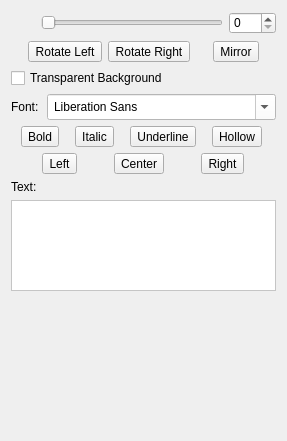
<?xml version="1.0" encoding="UTF-8"?>
<ui version="4.0">
 <class>JISideBarWidget</class>
 <widget class="QWidget" name="JISideBarWidget">
  <property name="geometry">
   <rect>
    <x>0</x>
    <y>0</y>
    <width>287</width>
    <height>441</height>
   </rect>
  </property>
  <property name="windowTitle">
   <string>Form</string>
  </property>
  <property name="styleSheet">
   <string notr="true">QLabel, QCheckBox {
color: black;
}

QComboBox, QPlainTextEdit {
color: black;
background-color: white;
padding: 4px;
}

QAbstractItemView {
color: black;
background-color: white;
}</string>
  </property>
  <layout class="QVBoxLayout" name="verticalLayout">
   <item>
    <layout class="QHBoxLayout" name="horizontalLayout_3">
     <property name="topMargin">
      <number>0</number>
     </property>
     <item>
      <widget class="QLabel" name="lbl_rotation">
       <property name="minimumSize">
        <size>
         <width>24</width>
         <height>24</height>
        </size>
       </property>
       <property name="maximumSize">
        <size>
         <width>24</width>
         <height>24</height>
        </size>
       </property>
       <property name="text">
        <string/>
       </property>
       <property name="pixmap">
        <pixmap resource="../rsrc/images.qrc">:/rotate-icon.png</pixmap>
       </property>
       <property name="scaledContents">
        <bool>true</bool>
       </property>
      </widget>
     </item>
     <item>
      <widget class="QSlider" name="sl_rotation">
       <property name="sizePolicy">
        <sizepolicy hsizetype="Expanding" vsizetype="Fixed">
         <horstretch>0</horstretch>
         <verstretch>0</verstretch>
        </sizepolicy>
       </property>
       <property name="maximum">
        <number>359</number>
       </property>
       <property name="orientation">
        <enum>Qt::Horizontal</enum>
       </property>
      </widget>
     </item>
     <item>
      <widget class="QSpinBox" name="sb_rotation">
       <property name="maximum">
        <number>359</number>
       </property>
      </widget>
     </item>
    </layout>
   </item>
   <item>
    <layout class="QHBoxLayout" name="horizontalLayout">
     <property name="topMargin">
      <number>0</number>
     </property>
     <item>
      <spacer name="horizontalSpacer">
       <property name="orientation">
        <enum>Qt::Horizontal</enum>
       </property>
       <property name="sizeHint" stdset="0">
        <size>
         <width>40</width>
         <height>20</height>
        </size>
       </property>
      </spacer>
     </item>
     <item>
      <widget class="QToolButton" name="btn_rotateLeft">
       <property name="text">
        <string>Rotate Left</string>
       </property>
       <property name="icon">
        <iconset resource="../rsrc/images.qrc">
         <normaloff>:/rotate-left-icon.png</normaloff>:/rotate-left-icon.png</iconset>
       </property>
       <property name="checkable">
        <bool>true</bool>
       </property>
      </widget>
     </item>
     <item>
      <widget class="QToolButton" name="btn_rotateRight">
       <property name="text">
        <string>Rotate Right</string>
       </property>
       <property name="icon">
        <iconset resource="../rsrc/images.qrc">
         <normaloff>:/rotate-right-icon.png</normaloff>:/rotate-right-icon.png</iconset>
       </property>
       <property name="checkable">
        <bool>true</bool>
       </property>
      </widget>
     </item>
     <item>
      <spacer name="horizontalSpacer_3">
       <property name="orientation">
        <enum>Qt::Horizontal</enum>
       </property>
       <property name="sizeHint" stdset="0">
        <size>
         <width>40</width>
         <height>20</height>
        </size>
       </property>
      </spacer>
     </item>
     <item>
      <widget class="QToolButton" name="btn_mirror">
       <property name="text">
        <string>Mirror</string>
       </property>
       <property name="icon">
        <iconset resource="../rsrc/images.qrc">
         <normaloff>:/flip-icon.png</normaloff>:/flip-icon.png</iconset>
       </property>
       <property name="checkable">
        <bool>false</bool>
       </property>
      </widget>
     </item>
     <item>
      <spacer name="horizontalSpacer_2">
       <property name="orientation">
        <enum>Qt::Horizontal</enum>
       </property>
       <property name="sizeHint" stdset="0">
        <size>
         <width>40</width>
         <height>20</height>
        </size>
       </property>
      </spacer>
     </item>
    </layout>
   </item>
   <item>
    <widget class="QCheckBox" name="chb_transparent">
     <property name="text">
      <string>Transparent Background</string>
     </property>
    </widget>
   </item>
   <item>
    <layout class="QHBoxLayout" name="horizontalLayout_5">
     <property name="topMargin">
      <number>0</number>
     </property>
     <item>
      <widget class="QLabel" name="lbl_font">
       <property name="text">
        <string>Font:</string>
       </property>
      </widget>
     </item>
     <item>
      <widget class="QFontComboBox" name="fcb_font">
       <property name="styleSheet">
        <string notr="true"/>
       </property>
      </widget>
     </item>
    </layout>
   </item>
   <item>
    <layout class="QHBoxLayout" name="horizontalLayout_4">
     <property name="topMargin">
      <number>0</number>
     </property>
     <item>
      <widget class="QToolButton" name="btn_bold">
       <property name="text">
        <string>Bold</string>
       </property>
       <property name="icon">
        <iconset resource="../rsrc/images.qrc">
         <normaloff>:/bold-icon.png</normaloff>:/bold-icon.png</iconset>
       </property>
       <property name="checkable">
        <bool>true</bool>
       </property>
      </widget>
     </item>
     <item>
      <widget class="QToolButton" name="btn_italic">
       <property name="text">
        <string>Italic</string>
       </property>
       <property name="icon">
        <iconset resource="../rsrc/images.qrc">
         <normaloff>:/italic-icon.png</normaloff>:/italic-icon.png</iconset>
       </property>
       <property name="checkable">
        <bool>true</bool>
       </property>
      </widget>
     </item>
     <item>
      <widget class="QToolButton" name="btn_underline">
       <property name="text">
        <string>Underline</string>
       </property>
       <property name="icon">
        <iconset resource="../rsrc/images.qrc">
         <normaloff>:/underline-icon.png</normaloff>:/underline-icon.png</iconset>
       </property>
       <property name="checkable">
        <bool>true</bool>
       </property>
      </widget>
     </item>
     <item>
      <widget class="QToolButton" name="btn_hollow">
       <property name="text">
        <string>Hollow</string>
       </property>
       <property name="icon">
        <iconset resource="../rsrc/images.qrc">
         <normaloff>:/hollow-icon.png</normaloff>:/hollow-icon.png</iconset>
       </property>
       <property name="checkable">
        <bool>true</bool>
       </property>
      </widget>
     </item>
    </layout>
   </item>
   <item>
    <layout class="QHBoxLayout" name="horizontalLayout_6">
     <property name="topMargin">
      <number>0</number>
     </property>
     <item>
      <widget class="QToolButton" name="btn_left">
       <property name="text">
        <string>Left</string>
       </property>
       <property name="icon">
        <iconset resource="../rsrc/images.qrc">
         <normaloff>:/align-left-icon.png</normaloff>:/align-left-icon.png</iconset>
       </property>
       <property name="checkable">
        <bool>true</bool>
       </property>
      </widget>
     </item>
     <item>
      <widget class="QToolButton" name="btn_center">
       <property name="text">
        <string>Center</string>
       </property>
       <property name="icon">
        <iconset resource="../rsrc/images.qrc">
         <normaloff>:/align-center-icon.png</normaloff>:/align-center-icon.png</iconset>
       </property>
       <property name="checkable">
        <bool>true</bool>
       </property>
      </widget>
     </item>
     <item>
      <widget class="QToolButton" name="btn_right">
       <property name="text">
        <string>Right</string>
       </property>
       <property name="icon">
        <iconset resource="../rsrc/images.qrc">
         <normaloff>:/align-right-icon.png</normaloff>:/align-right-icon.png</iconset>
       </property>
       <property name="checkable">
        <bool>true</bool>
       </property>
      </widget>
     </item>
    </layout>
   </item>
   <item>
    <widget class="QLabel" name="lbl_text">
     <property name="text">
      <string>Text:</string>
     </property>
    </widget>
   </item>
   <item>
    <widget class="QPlainTextEdit" name="pt_text">
     <property name="sizePolicy">
      <sizepolicy hsizetype="Preferred" vsizetype="Expanding">
       <horstretch>0</horstretch>
       <verstretch>0</verstretch>
      </sizepolicy>
     </property>
     <property name="styleSheet">
      <string notr="true"/>
     </property>
    </widget>
   </item>
   <item>
    <spacer name="verticalSpacer">
     <property name="orientation">
      <enum>Qt::Vertical</enum>
     </property>
     <property name="sizeHint" stdset="0">
      <size>
       <width>20</width>
       <height>239</height>
      </size>
     </property>
    </spacer>
   </item>
  </layout>
 </widget>
 <resources>
  <include location="../rsrc/images.qrc"/>
 </resources>
 <connections/>
</ui>
